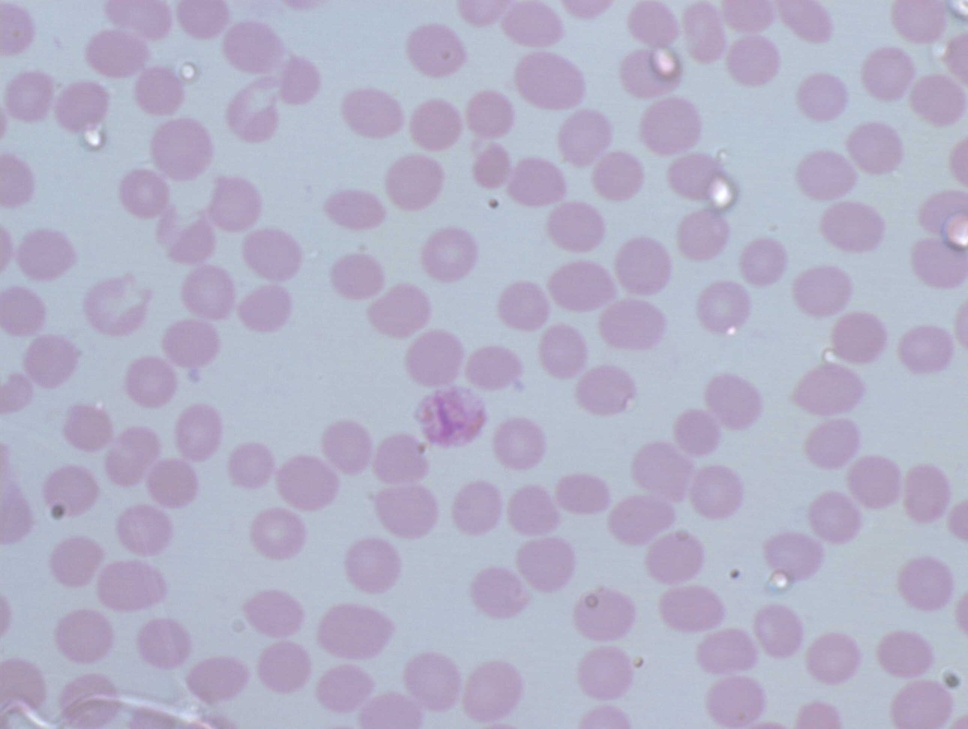
//> input picture sample.JPG, 968 x 729 px, shrunk from 2580 x 1944 before the run
$ ./count sample.JPG   (built with g++ and OpenCV 4)
//> lines starting //> are read from the running program, lines starting //| are printed output that depends on the picture; after the words box and inside, x2 and y2 are one past the last pixel; in counts of white or black regions, pixels touching at a corner belong together
#include<opencv2/highgui/highgui.hpp>
#include<opencv2/imgproc/imgproc.hpp>
#include<opencv2/photo/photo.hpp>
#include<bits/stdc++.h>
#define NORMALISE_THRESH_WBC	.4
#define NORMALISE_THRESH_RBC	.34
#define LOW_LUM_COUNT		120
#define GREEN_INTENSITY_RBC	145
#define INTENSITY_RBC 		180
#define SATURATION_WBC 		50
#define BLUR_DIM_WBC 		71
#define BLUR_DIM_RBC 		11

using namespace cv;
using namespace std;

vector<vector<Point> > count(Mat img, int type=0)
{

	Mat dist;
	distanceTransform(img, dist, CV_DIST_L2, 3);
	normalize(dist, dist, 0.0, 1.0, NORM_MINMAX);
	// [6 lines of commented-out code are left out]
	Mat dist2 = dist.clone();
	if (type)
		threshold(dist, dist, NORMALISE_THRESH_WBC, 1., CV_THRESH_BINARY);
	else
	{
		threshold(dist, dist, NORMALISE_THRESH_RBC, 1., CV_THRESH_BINARY);
		threshold(dist2, dist2, NORMALISE_THRESH_WBC, 1., CV_THRESH_BINARY);
	}

	// imshow("thresh", dist);
	Mat now;
	Mat now2;

	dist.convertTo(now, CV_8U);
	dist2.convertTo(now2, CV_8U);

	vector<vector<Point> > contours;
	vector<vector<Point> > contours2;
	vector<Vec4i> hierarchy;
	vector<Vec4i> hierarchy2;
	findContours( now, contours, hierarchy, CV_RETR_TREE, CV_CHAIN_APPROX_SIMPLE, Point(0, 0) );
	findContours( now2, contours2, hierarchy2, CV_RETR_TREE, CV_CHAIN_APPROX_SIMPLE, Point(0, 0) );


	// Show blobs
	// imshow("thresh", dist );
	// cout<<"contours "<<contours.size()<<" "<<contours2.size()<<endl;


	if (contours2.size() > LOW_LUM_COUNT)
		return contours2;
	if (contours.size() > contours2.size())
		return contours;
	else
		return contours2;
}


int main(int argc, char *argv[])
{
	Mat img;
	if (argc>1)
		img = imread(argv[1]);
//> img is the input picture: 729 rows x 968 cols, CV_8UC3; mean B, G, R 199.7, 178.2, 180
	else
	{
		cerr<<"Please provide path to image as argument.\n";
		exit(-1);
	}
	Mat hsv, wbc = img.clone();
	Mat rbc1;
	Mat sat = img.clone();
	Mat green = img.clone();
	Mat org = img.clone();
	cvtColor(img, hsv, CV_BGR2HSV);
//> hsv: 729 rows x 968 cols, CV_8UC3; mean H, S, V 121.1, 33.1, 199.8
	cvtColor(img, rbc1, CV_RGB2GRAY);
	cvtColor(wbc, wbc, CV_RGB2GRAY);
	cvtColor(sat, sat, CV_RGB2GRAY);
	cvtColor(green, green, CV_RGB2GRAY);

	GaussianBlur(rbc1,rbc1, Size(3, 3), 0, 0);
	GaussianBlur(wbc,wbc, Size(9, 9), 0, 0);

	for (int i=0;i<hsv.rows; i++)
		for (int j=0; j<hsv.cols; j++)
		{
			sat.at<uchar>(i,j) = hsv.at<Vec3b>(i,j)[1];
			green.at<uchar>(i,j) = org.at<Vec3b>(i,j)[1];
			if(int(sat.at<uchar>(i,j) > SATURATION_WBC))
			{
				wbc.at<uchar>(i,j) = 255;
				rbc1.at<uchar>(i,j) = 0;
			}
			else
				wbc.at<uchar>(i,j) = 0;
		}
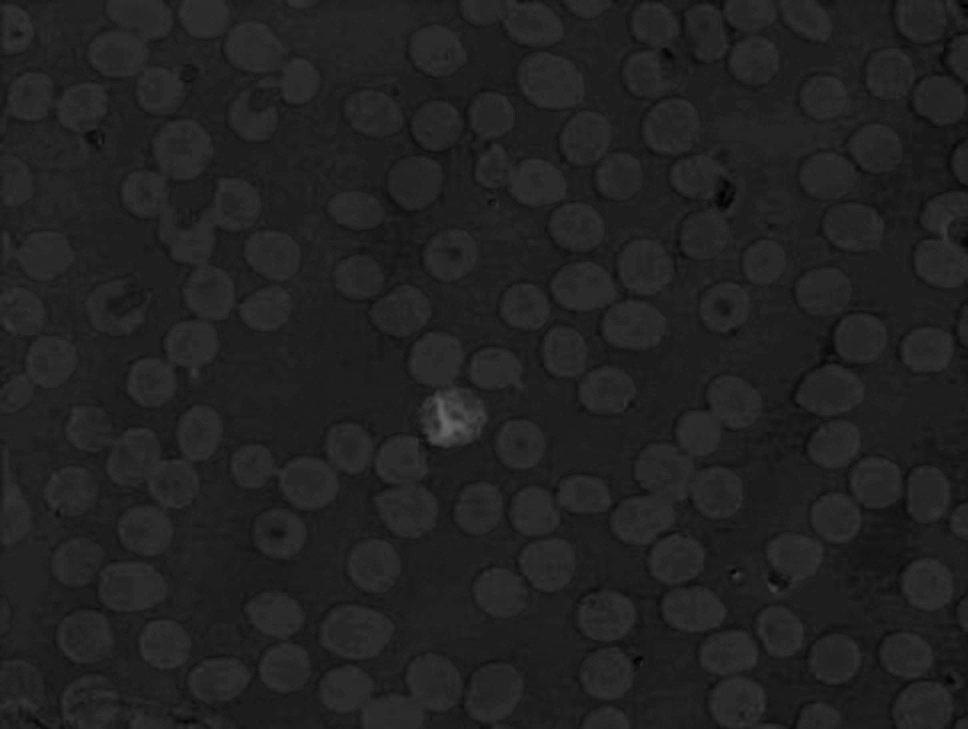
//> sat: 729 rows x 968 cols, CV_8UC1; min 0, max 104, mean 33.1
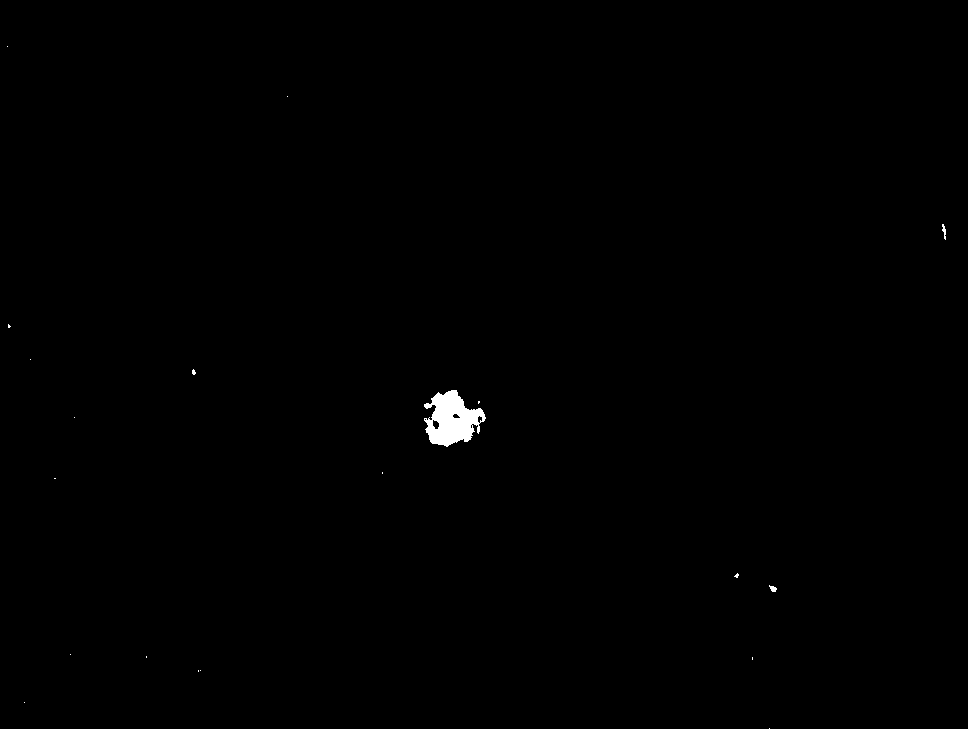
//> wbc: 729 rows x 968 cols, CV_8UC1; 0.32% white; 20 white regions (17 under 20 px), largest, box (x1, y1, x2, y2) and area: (424, 390, 486, 447) 2121, (942, 224, 946, 240) 36, (769, 585, 777, 592) 34
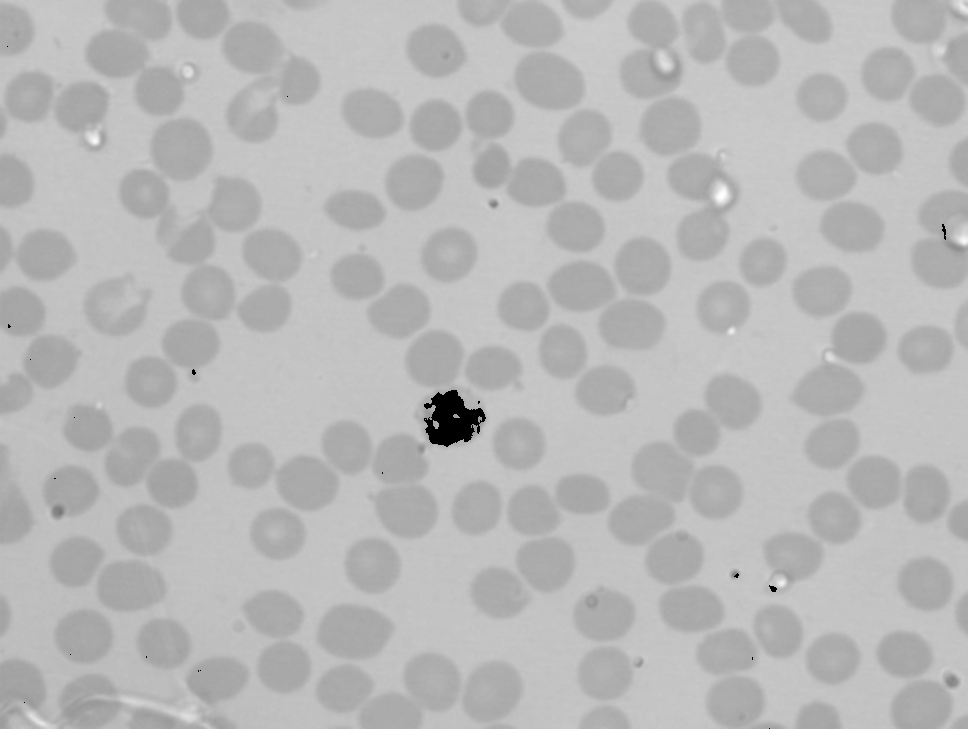
//> rbc1: 729 rows x 968 cols, CV_8UC1; min 0, max 254, mean 184.3


	fastNlMeansDenoising(wbc, wbc, 3, 7);
	GaussianBlur(wbc,wbc, Size(BLUR_DIM_WBC, BLUR_DIM_WBC), 0, 0);
//> wbc: 729 rows x 968 cols, CV_8UC1; 3.04% of pixels changed, all inside (x1, y1, x2, y2) = (0, 42, 968, 729)
	// [5 lines of commented-out code are left out]

	Mat rbc2 = rbc1.clone();
	for (int i=0; i<rbc1.rows; i++)
		for (int j=0; j<rbc1.cols; j++)
			if (org.at<Vec3b>(i,j)[1]<GREEN_INTENSITY_RBC && rbc1.at<uchar>(i,j)!=0)
				rbc1.at<uchar>(i,j) = 255;
			else
				rbc1.at<uchar>(i,j) = 0;
//> rbc1: 729 rows x 968 cols, CV_8UC1; 0.08% white; 31 white regions (22 under 20 px), largest, box (x1, y1, x2, y2) and area: (52, 505, 65, 517) 121, (946, 242, 963, 252) 85, (947, 676, 958, 687) 80


	for (int i=0; i<rbc2.rows; i++)
		for (int j=0; j<rbc2.cols; j++)
			if (rbc2.at<uchar>(i,j)<INTENSITY_RBC && rbc2.at<uchar>(i,j)!=0)
				rbc2.at<uchar>(i,j) = 255;
			else
				rbc2.at<uchar>(i,j) = 0;
//> rbc2: 729 rows x 968 cols, CV_8UC1; 39.1% white; 143 white regions (14 under 20 px), largest, box (x1, y1, x2, y2) and area: (120, 119, 260, 320) 11279, (63, 404, 221, 509) 8471, (369, 331, 487, 538) 8074

	GaussianBlur(rbc2,rbc2, Size(BLUR_DIM_RBC, BLUR_DIM_RBC), 0, 0);
	// [7 lines of commented-out code are left out]

	vector<vector<Point> > count3 = count(wbc,1);
//> in count, `threshold(dist, dist, NORMALISE_THRESH_WBC, 1., CV_THRESH_BINARY);`: dist: 729 rows x 968 cols, CV_32FC1; values 0 (black) and 1 (white), 0.64% white; 5 white regions (1 under 20 px), largest, box (x1, y1, x2, y2) and area: (419, 384, 490, 453) 4008, (939, 224, 964, 239) 248, (735, 574, 779, 594) 212, (191, 370, 196, 375) 22
//> in count, `dist2.convertTo(now2, CV_8U);`: now2: 729 rows x 968 cols, CV_8UC1; values 0 (black) and 1 (white), 0.41% white; 2 white regions
//> in count, `findContours( now, contours, hierarchy, CV_RETR_TREE, CV_CHAIN_APPROX_..`: contours = 5 contours, 2 with area under 20; largest, box (x1, y1, x2, y2) and area: (419, 384, 490, 453) 3902, (939, 224, 964, 239) 218, (735, 574, 779, 594) 163
//> in count, `findContours( now2, contours2, hierarchy2, CV_RETR_TREE, CV_CHAIN_APPR..`: contours2 = 2 contours, 1 with area under 20; largest, box (x1, y1, x2, y2) and area: (424, 390, 485, 448) 2797
//> count3 has the same summary as contours in count
	vector<vector<Point> > count1 = count(rbc1);
//> call 2 of count, with type = 0
//> in count (call 2), `threshold(dist, dist, NORMALISE_THRESH_RBC, 1., CV_THRESH_BINARY);`: dist: 729 rows x 968 cols, CV_32FC1; values 0 (black) and 1 (white), 0.02% white; 7 white regions (5 under 20 px), largest, box (x1, y1, x2, y2) and area: (54, 507, 63, 515) 58, (949, 678, 956, 685) 33
//> in count (call 2), `dist.convertTo(now, CV_8U);`:
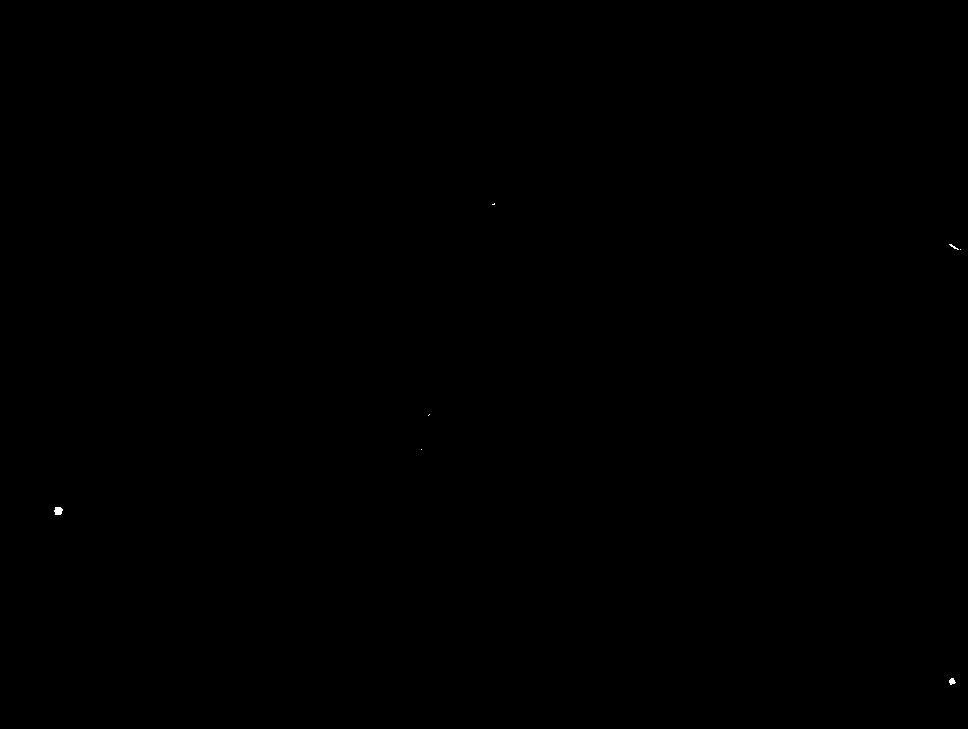
//> now: 729 rows x 968 cols, CV_8UC1; values 0 (black) and 1 (white), 0.02% white; 7 white regions (5 under 20 px)
//> in count (call 2), `findContours( now, contours, hierarchy, CV_RETR_TREE, CV_CHAIN_APPROX_..`: contours = 7 contours, 5 with area under 20; largest, box (x1, y1, x2, y2) and area: (54, 507, 63, 515) 45, (949, 678, 956, 685) 24
//> in count (call 2), `findContours( now2, contours2, hierarchy2, CV_RETR_TREE, CV_CHAIN_APPR..`: contours2 has the same summary as contours
//> count1 has the same summary as contours in count
	vector<vector<Point> > count2 = count(rbc2);
//> call 3 of count, with type = 0
//> in count (call 3), `threshold(dist, dist, NORMALISE_THRESH_RBC, 1., CV_THRESH_BINARY);`: dist: 729 rows x 968 cols, CV_32FC1; values 0 (black) and 1 (white), 23.3% white; 72 white regions (6 under 20 px), largest, box (x1, y1, x2, y2) and area: (616, 383, 795, 729) 14552, (57, 411, 214, 605) 9870, (772, 320, 968, 576) 9781
//> in count (call 3), `threshold(dist2, dist2, NORMALISE_THRESH_WBC, 1., CV_THRESH_BINARY);`: dist2: 729 rows x 968 cols, CV_32FC1; values 0 (black) and 1 (white), 18.5% white; 118 white regions (25 under 20 px), largest, box (x1, y1, x2, y2) and area: (618, 385, 751, 626) 8630, (282, 431, 428, 529) 5205, (325, 663, 513, 729) 5145
//> in count (call 3), `dist2.convertTo(now2, CV_8U);`:
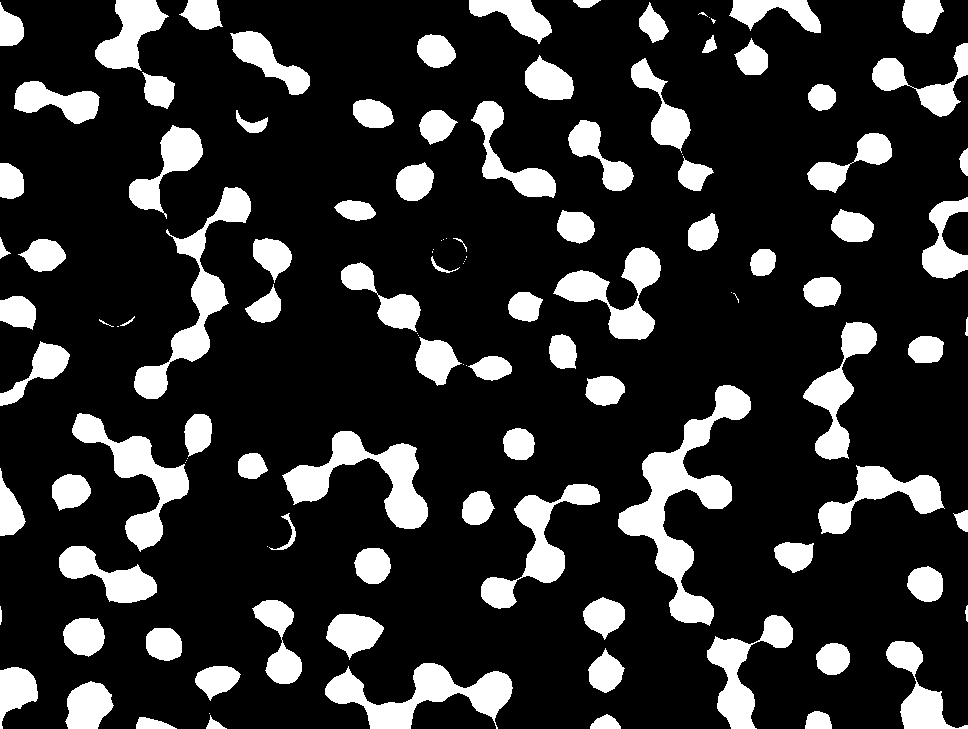
//> now2: 729 rows x 968 cols, CV_8UC1; values 0 (black) and 1 (white), 18.5% white; 118 white regions (25 under 20 px)
//> in count (call 3), `findContours( now, contours, hierarchy, CV_RETR_TREE, CV_CHAIN_APPROX_..`: contours = 75 contours, 7 with area under 20; largest, box (x1, y1, x2, y2) and area: (616, 383, 795, 729) 13956, (57, 411, 214, 605) 9436, (772, 320, 968, 576) 9300, (127, 122, 253, 401) 9070, (236, 429, 430, 552) 7936
//> in count (call 3), `findContours( now2, contours2, hierarchy2, CV_RETR_TREE, CV_CHAIN_APPR..`: contours2 = 118 contours, 31 with area under 20; largest, box (x1, y1, x2, y2) and area: (618, 385, 751, 626) 8236, (282, 431, 428, 529) 4970, (325, 663, 513, 729) 4886, (134, 187, 251, 399) 4752, (72, 413, 189, 552) 4292
//> count2 has the same summary as contours2 in count
	// cout<<count1<<"  "<<count2<<endl;


	Mat display_rbc(rbc1.rows, rbc1.cols, CV_8UC1, Scalar(0));
	Mat display_wbc(rbc1.rows, rbc1.cols, CV_8UC1, Scalar(0));
	// Mat display_wbc = zeros(wbc.rows, wbc.cols);
	if (count1.size() > count2.size())
	{
		cout<<"RBC: "<<count1.size()<<endl;
		for (int i=0; i<count1.size(); i++)
		{
			for(int j=0; j<count1[i].size()-1; j++)
			{
				Point pt1 = count1[i][j];
				Point pt2 = count1[i][j+1];
				line(org, pt1, pt2, CV_RGB(255, 0, 0), 3, 8, 0);
			}
			line(org, count1[i][count1[i].size()-1], count1[i][0], CV_RGB(255, 0, 0), 3, 8, 0);
		}
	}
	else
	{
		cout<<"RBC: "<<count2.size()<<endl;
//| RBC: 118
		for (int i=0; i<count2.size(); i++)
		{
			for(int j=0; j<count2[i].size()-1; j++)
			{
				Point pt1 = count2[i][j];
				Point pt2 = count2[i][j+1];
				line(org, pt1, pt2, CV_RGB(255, 0, 0), 3, 8, 0);

			}
			line(org, count2[i][count2[i].size()-1], count2[i][0], CV_RGB(255, 0, 0), 3, 8, 0);
		}
//> this loop made 118 passes

	}
	cout<<"WBC: "<<count3.size()<<endl;
//| WBC: 5
	for (int i=0; i<count3.size(); i++)
	{
		for(int j=0; j<count3[i].size()-1; j++)
		{
			Point pt1 = count3[i][j];
			Point pt2 = count3[i][j+1];
			line(org, pt1, pt2, CV_RGB(0, 0, 255), 3, 8, 0);
		}
		line(org,  count3[i][count3[i].size()-1], count3[i][0], CV_RGB(0, 0, 255), 3, 8, 0);
	}
//> this loop made 5 passes
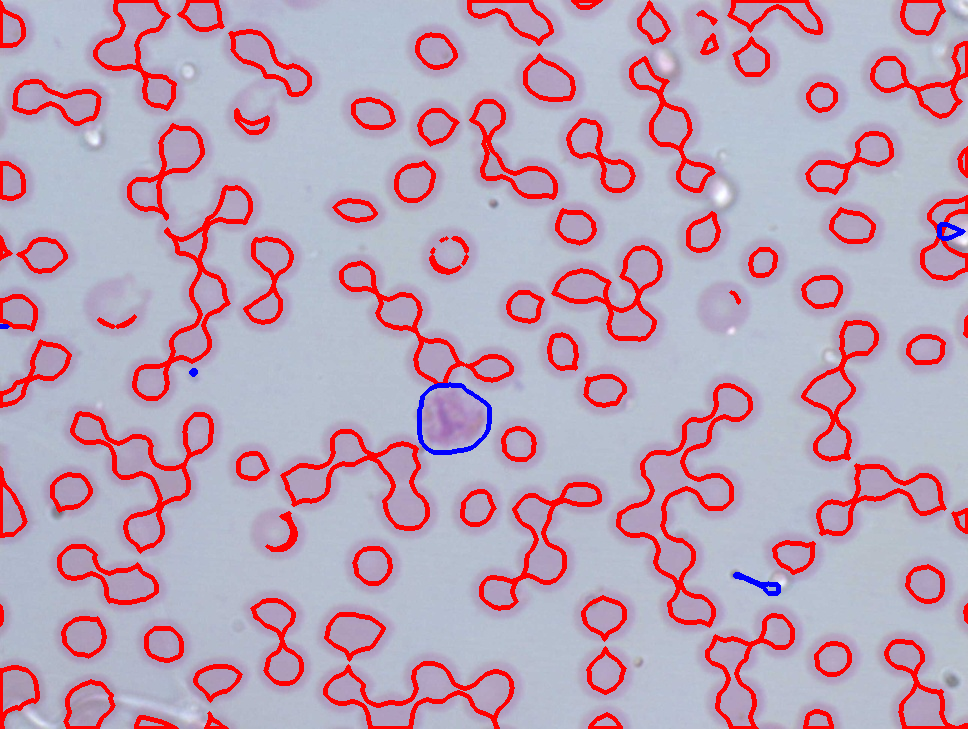
//> org: 729 rows x 968 cols, CV_8UC3; mean B, G, R 180.9, 161.8, 187.5
	cout<<endl;
	// [4 lines of commented-out code are left out]
	char final[100];
	strcpy(final,argv[1]);
//> final = "sample.JPG"
	strcat(final,"_final.jpg");
//> final = "sample.JPG_final.jpg"
	imwrite(final,org);
	waitKey(0);
}
